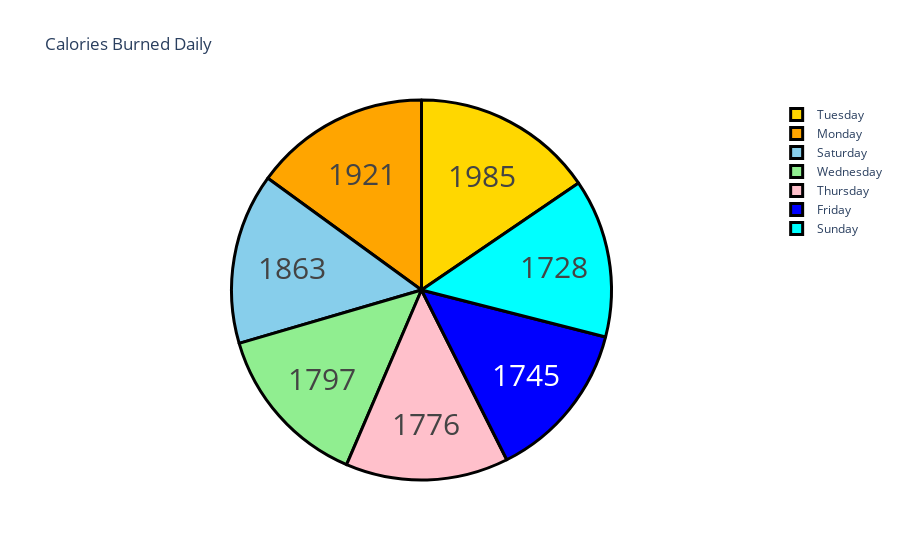

Notebook code for this chart:
### Markdown cell above
### Calories burnt on each Day

### Code cell
calories = df["Day"].value_counts()
label = calories.index
counts = df["Calories"]
colors = ['gold','lightgreen', "pink", "blue", "skyblue", "cyan", "orange"]

fig = go.Figure(data=[go.Pie(labels=label, values=counts)])
fig.update_layout(title_text='Calories Burned Daily')
fig.update_traces(hoverinfo='label+percent', textinfo='value', textfont_size=30,
                  marker=dict(colors=colors, line=dict(color='black', width=3)))
fig.show()

### Figure 1 — Plotly figure (JSON) as saved in the notebook; plotly's stock layout.template omitted (floating-point values rounded to 4 significant figures; data arrays with more than 128 entries replaced by an {"elided": "..."} marker saying what was removed)
{"data": [{"hoverinfo": "label+percent", "labels": ["Tuesday", "Wednesday", "Thursday", "Friday", "Saturday", "Sunday", "Monday"], "marker": {"colors": ["gold", "lightgreen", "pink", "blue", "skyblue", "cyan", "orange"], "line": {"color": "black", "width": 3}}, "textfont": {"size": 30}, "textinfo": "value", "type": "pie", "values": {"elided": "940 int values"}}], "layout": {"title": {"text": "Calories Burned Daily"}}}
